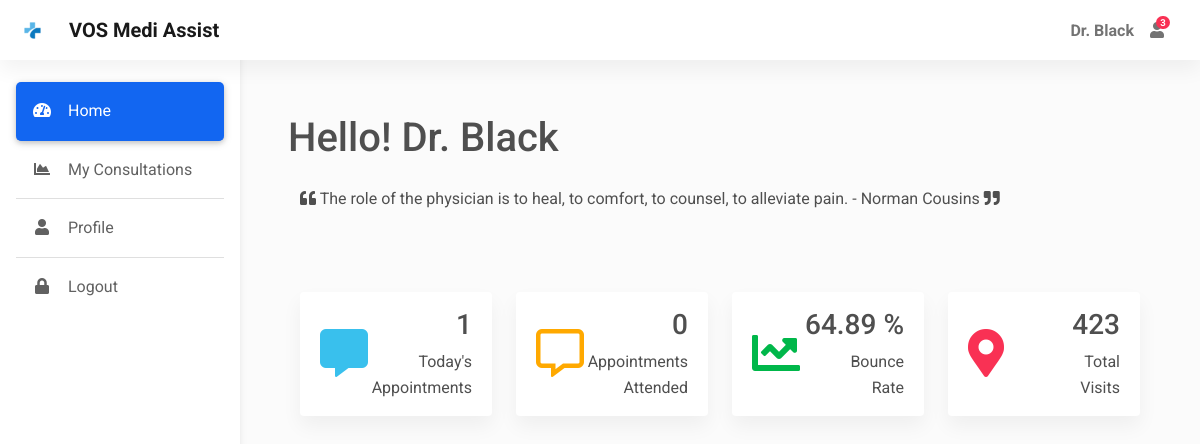
The app's page /home (signed in), older data.
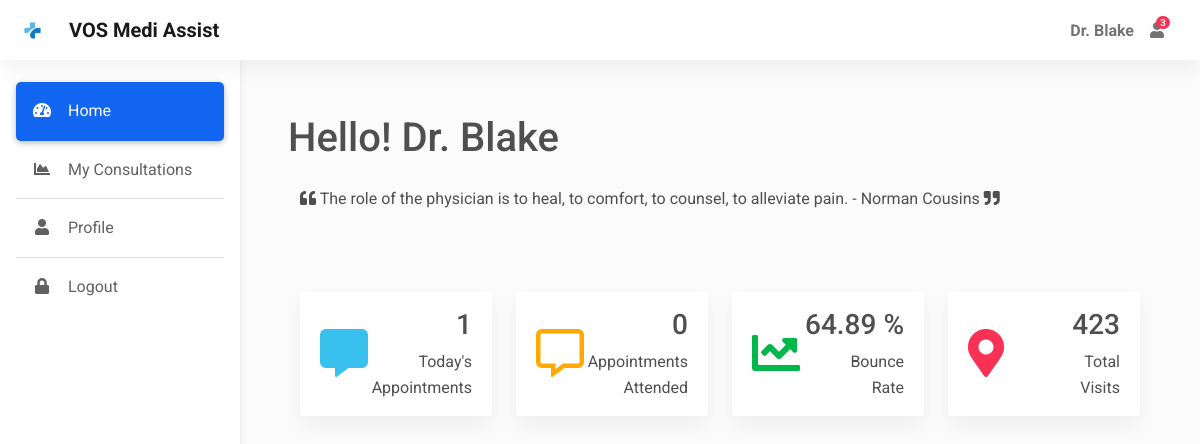
The same page, newer data.
### app.py (models this page shows)
class User(db.Model, UserMixin):
    id = db.Column(db.Integer, primary_key=True)
    username = db.Column(db.String(50), nullable=False, unique=True)
    password = db.Column(db.String(50), nullable=False)
    name = db.Column(db.String(50), nullable=False)
    address = db.Column(db.String(80))
    city = db.Column(db.String(30))
    dob = db.Column(db.Date, nullable=False)
    gender = db.Column(db.String(10), nullable=False)
    is_doctor = db.Column(db.Boolean, default=False, nullable=False)
    mobile = db.Column(db.Integer)

### app.py (the view)
@app.route("/home", methods = ['GET', 'POST'])
@login_required
def home():
    check_user = User.query.filter_by(id = current_user.id).first()
    if check_user.is_doctor:
        past_appointments = Appointment.query.filter(Appointment.date < today).all()
        for appointment in past_appointments:
            db.session.delete(appointment)
        db.session.commit()
        appointments = db.session.query(Appointment, User).join(User).filter(Appointment.date == date.today()).order_by(db.case({
            'morning': 1,
            'afternoon': 2,
            'evening': 3
        }, value=Appointment.slot)).all()
        done_appointments = Appointment.query.filter_by(status=True).count()
    else:
        appointments = None
        done_appointments = None
    return render_template("home.html", appointments = appointments, done_appointments = done_appointments)

### app.py (called while the page is built)
@login_manager.user_loader
def load_user(user_id):
    return User.query.get(int(user_id))

@app.context_processor
def inject_datetime():
    return dict(datetime=datetime)

### templates/home.html (shortened to what this page needs)
{% extends "dashboard.html" %}
{% block main %}
<div class="container py-5 px-5 ">
    <div class="pt-5 pt-md-2">
        {% if current_user.is_doctor %}
            <h1>Hello! {{ current_user.name }}</h1>
            <div class="container py-3">
              <p><i class="fas fa-quote-left"></i>  <span id="quote"></span>  </i><i class="fas fa-quote-right"></i></p>
          </div>
          <div class="container py-5">
              <div class="row">
                  <div class="col-xl-3 col-sm-6 col-12 mb-4">
                    <div class="card">
                      <div class="card-body">
                        <div class="d-flex justify-content-between px-md-1">
                          <div class="align-self-center">
                            <i class="fas fa-comment-alt text-info fa-3x"></i>
                          </div>
                          <div class="text-end">
                            <h3>{{ appointments|length }}</h3>
                            <p class="mb-0">Today's Appointments</p>
                          </div>
                        </div>
                      </div>
                    </div>
                  </div>
                  <div class="col-xl-3 col-sm-6 col-12 mb-4">
                    <div class="card">
                      <div class="card-body">
                        <div class="d-flex justify-content-between px-md-1">
                          <div class="align-self-center">
                            <i class="far fa-comment-alt text-warning fa-3x"></i>
                          </div>
                          <div class="text-end">
                            <h3>{{ done_appointments }}</h3>
                            <p class="mb-0">Appointments <br> Attended</p>
                          </div>
                        </div>
                      </div>
                    </div>
                  </div>
                  <div class="col-xl-3 col-sm-6 col-12 mb-4">
                    <div class="card">
                      <div class="card-body">
                        <div class="d-flex justify-content-between px-md-1">
                          <div class="align-self-center">
                            <i class="fas fa-chart-line text-success fa-3x"></i>
                          </div>
                          <div class="text-end">
                            <h3>64.89 %</h3>
                            <p class="mb-0">Bounce <br> Rate</p>
                          </div>
                        </div>
                      </div>
                    </div>
                  </div>
                  <div class="col-xl-3 col-sm-6 col-12 mb-4">
                    <div class="card">
                      <div class="card-body">
                        <div class="d-flex justify-content-between px-md-1">
                          <div class="align-self-center">
                            <i class="fas fa-map-marker-alt text-danger fa-3x"></i>
                          </div>
                          <div class="text-end">
                            <h3>423</h3>
                            <p class="mb-0">Total <br> Visits</p>
                          </div>
                        </div>
                      </div>
                    </div>
                  </div>
                </div>
          </div>
        {% else %}
            <h1>Hello! {{ current_user.name }}</h1>
        {% endif %}
    </div>
</div>
{% endblock %}

### templates/dashboard.html (shortened to what this page needs)
<!DOCTYPE html>
<html lang="en">
<head>
  <link rel="stylesheet" href="https://use.fontawesome.com/releases/v5.11.2/css/all.css" />
  <link rel="stylesheet" href="{{ url_for('static', filename='css/mdb.min.css') }}" />
  <link rel="stylesheet"  href="{{ url_for('static', filename='css/admin.css') }}"/>
</head>
<body>
  <header>
    <nav id="sidebarMenu" class="collapse d-lg-block sidebar collapse bg-white">
      <div class="position-sticky">
        <div class="list-group list-group-flush mx-3 mt-4">
          <a href="{{ url_for('home') }}" class="list-group-item list-group-item-action py-3 ripple {% if request.endpoint == 'home' %}active{% endif %}" aria-current="true">
            <i class="fas fa-tachometer-alt fa-fw me-3"></i><span>Home</span>
          </a>
          {% if current_user.is_doctor %}
          <a href="{{ url_for('myappointments') }}" class="list-group-item list-group-item-action py-3 ripple {% if request.endpoint == 'myappointments' %}active{% endif %}">
            <i class="fas fa-chart-area fa-fw me-3"></i><span>My Consultations</span>
          </a>
          {% endif %}
          <a href="{{ url_for('profile') }}" class="list-group-item list-group-item-action py-3 ripple {% if request.endpoint == 'profile' %}active{% endif %}"><i
              class="fas fa-user fa-fw me-3"></i><span>Profile</span></a>
          <a href="{{ url_for('logout') }}" class="list-group-item list-group-item-action py-3 ripple">
            <i class="fas fa-lock fa-fw me-3"></i><span>Logout</span>
          </a>
        </div>
      </div>
    </nav>
    <nav id="main-navbar" class="navbar navbar-expand-lg navbar-light bg-white fixed-top">
      <div class="container-fluid">
        <a class="navbar-brand d-flex align-items-center fw-bold" href="/"><img class="d-inline-block me-3" " src="{{ url_for('static', filename='img/icons/logo.png') }}" alt="" />VOS Medi Assist</a>
        <ul class="navbar-nav ms-auto d-flex flex-row">
            <li>
                <a class="nav-link me-3 me-lg-0 d-flex align-items-center fw-bold" href="#">{{ current_user.name }}</a>
            </li>
          <li class="nav-item dropdown">
            <a class="nav-link me-3 me-lg-0 dropdown-toggle hidden-arrow" href="#" id="navbarDropdownMenuLink"
              role="button" data-mdb-toggle="dropdown" aria-expanded="false">
              <i class="fas fa-user"></i>
              <span class="badge rounded-pill badge-notification bg-danger">3</span>
            </a>
          </li>
          <li class="nav-item dropdown">
            <a class="nav-link dropdown-toggle hidden-arrow d-flex align-items-center" href="#"
              id="navbarDropdownMenuLink" role="button" data-mdb-toggle="dropdown" aria-expanded="false">
            </a>
          </li>
        </ul>
      </div>
    </nav>
  </header>
  <main style="margin-top: 58px">
    {% block main %}
    {% endblock %}
  </main>
</body>
</html>

Row changes from the older to the newer data that the page shows:
changed User: name "Dr. Black" → "Dr. Blake"
